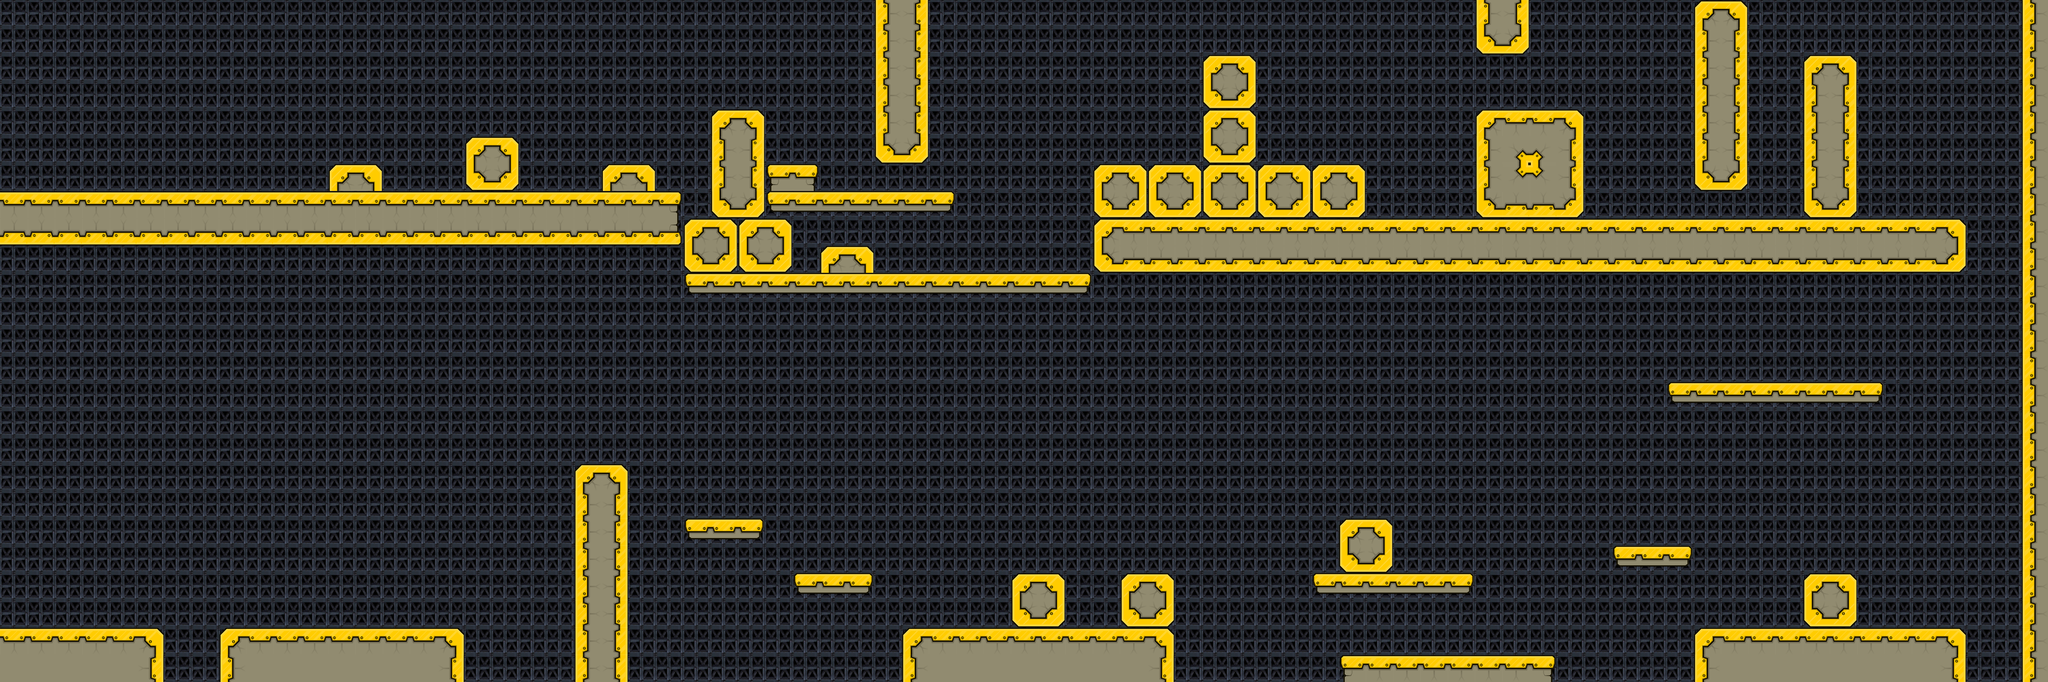

Rendered tile map (Tiled .tmx) drawn with the repository's tilesets; below, a short description and the map source with its tile grids summarised:
An orthogonal 75x25 tile map with 86x86 px tiles, 2 tile layers (parallax 1, front) and 16 objects.

<map version="1.0" orientation="orthogonal" renderorder="right-down" width="75" height="25" tilewidth="86" tileheight="86" nextobjectid="1">
 <tileset firstgid="1" name="extended_tileset" tilewidth="86" tileheight="86" tilecount="44" columns="11">
  <image source="extended_tileset.png" trans="ff00ff" width="946" height="344" />
  <tile id="1">
   <properties>
    <property transpassable="false" />
   </properties>
   <objectgroup draworder="index">
    <object id="1" x="0" y="0" width="86" height="86" />
   </objectgroup>
  </tile>
  <tile id="2">
   <properties>
    <property transpassable="false" />
   </properties>
   <objectgroup draworder="index">
    <object id="1" x="0" y="0" width="86" height="86" />
   </objectgroup>
  </tile>
  <tile id="5">
   <properties>
    <property transpassable="true" />
   </properties>
   <objectgroup draworder="index">
    <object id="1" x="0" y="0" width="86" height="30" />
   </objectgroup>
  </tile>
  <tile id="6">
   <properties>
    <property transpassable="true" />
   </properties>
   <objectgroup draworder="index">
    <object id="1" x="0" y="0" width="86" height="30" />
   </objectgroup>
  </tile>
  <tile id="7">
   <properties>
    <property transpassable="true" />
   </properties>
   <objectgroup draworder="index">
    <object id="1" x="0" y="0" width="86" height="30" />
   </objectgroup>
  </tile>
  <tile id="8">
   <properties>
    <property transpassable="true" />
   </properties>
   <objectgroup draworder="index">
    <object id="1" x="0" y="0" width="86" height="30" />
   </objectgroup>
  </tile>
  <tile id="17">
   <properties>
    <property transpassable="false" />
   </properties>
   <objectgroup draworder="index">
    <object id="1" x="0" y="0" width="86" height="86" />
   </objectgroup>
  </tile>
  <tile id="18">
   <properties>
    <property transpassable="false" />
   </properties>
   <objectgroup draworder="index">
    <object id="1" x="0" y="0" width="86" height="86" />
   </objectgroup>
  </tile>
  <tile id="19">
   <properties>
    <property transpassable="false" />
   </properties>
   <objectgroup draworder="index">
    <object id="1" x="0" y="0" width="86" height="86" />
   </objectgroup>
  </tile>
  <tile id="20">
   <properties>
    <property transpassable="false" />
   </properties>
   <objectgroup draworder="index">
    <object id="1" x="0" y="0" width="86" height="86" />
   </objectgroup>
  </tile>
  <tile id="21">
   <properties>
    <property transpassable="false" />
   </properties>
   <objectgroup draworder="index">
    <object id="1" x="0" y="0" width="86" height="86" />
   </objectgroup>
  </tile>
  <tile id="28">
   <properties>
    <property transpassable="false" />
   </properties>
   <objectgroup draworder="index">
    <object id="1" x="0" y="0" width="86" height="86" />
   </objectgroup>
  </tile>
  <tile id="29">
   <properties>
    <property transpassable="false" />
   </properties>
   <objectgroup draworder="index">
    <object id="1" x="0" y="0" width="86" height="86" />
   </objectgroup>
  </tile>
  <tile id="30">
   <properties>
    <property transpassable="false" />
   </properties>
   <objectgroup draworder="index">
    <object id="1" x="0" y="0" width="86" height="86" />
   </objectgroup>
  </tile>
  <tile id="31">
   <properties>
    <property transpassable="false" />
   </properties>
   <objectgroup draworder="index">
    <object id="1" x="0" y="0" width="86" height="86" />
   </objectgroup>
  </tile>
  <tile id="32">
   <properties>
    <property transpassable="false" />
   </properties>
   <objectgroup draworder="index">
    <object id="1" x="0" y="0" width="86" height="86" />
   </objectgroup>
  </tile>
 </tileset>
 <layer name="parallax 1" width="75" height="25">
  <properties>
   <property name="layer_speed" type="float" value="0.4" />
  </properties>
  <data>[1875 cells, 1875 non-empty, 1 distinct tile ids]</data>
 </layer>
 <layer name="front" width="75" height="25">
  <properties>
   <property name="layer_speed" type="float" value="1" />
  </properties>
  <data>[1875 cells, 408 non-empty, 19 distinct tile ids]</data>
 </layer>
</map>